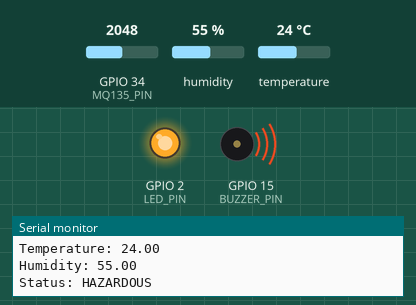
A sketch run on a simulated ESP32. Parts: output pins drawn as LEDs (lit = HIGH), buzzer (waves = sounding), the last lines printed to the serial monitor. Inputs (shaded band) come from the test bench; at power-on: GPIO 34 (MQ135_PIN) = 2048, humidity 55 %, temperature 24 °C.

Above: at 5.8 s.
5.9 s: GPIO 34 (MQ135_PIN) set to 221
16.5 s: GPIO 34 (MQ135_PIN) set to 184
At 21.4 s:
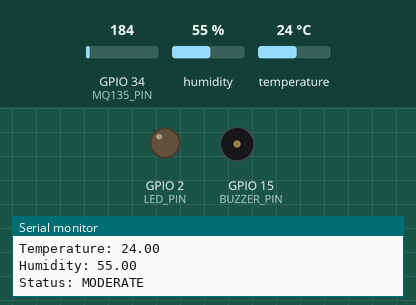
22.5 s: GPIO 34 (MQ135_PIN) set to 390
At 25.5 s:
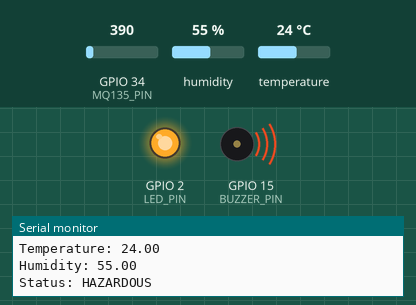
28.5 s: GPIO 34 (MQ135_PIN) set to 160
At 30.8 s:
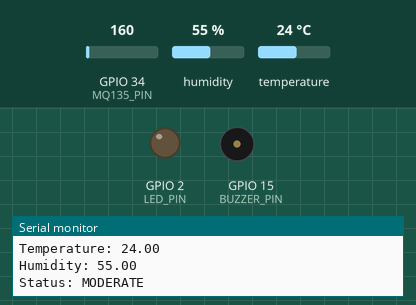
Timing chart, 0 to 32.3 s (numbered marks = the images above; inputs shaded):
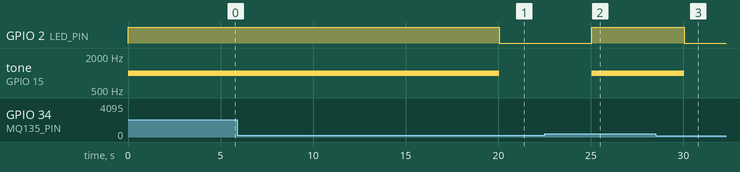

Measured:
- the behaviour switches between 201 and 200 on GPIO 34 (MQ135_PIN) (found by bisection; images 0 and 1)
- after the input at 16.5 s, GPIO 2 (LED_PIN): HIGH → LOW after 3.5 s; tone on GPIO 15 (BUZZER_PIN): 1000 Hz → silent after 3.5 s
- after the input at 22.5 s, GPIO 2 (LED_PIN): LOW → HIGH after 2.5 s; tone on GPIO 15 (BUZZER_PIN): silent → 1000 Hz after 2.5 s
- after the input at 28.5 s, GPIO 2 (LED_PIN): HIGH → LOW after 1.6 s; tone on GPIO 15 (BUZZER_PIN): 1000 Hz → silent after 1.6 s

The sketch:

air_quality_monitor.ino
```cpp
#include <DHT.h>

#define MQ135_PIN 34

#define DHTPIN 4
#define DHTTYPE DHT22

#define LED_PIN 2
#define BUZZER_PIN 15

DHT dht(DHTPIN, DHTTYPE);

String classifyAQI(int value)
{
  if(value <= 100)
      return "GOOD";

  else if(value <= 200)
      return "MODERATE";

  else if(value <= 350)
      return "POOR";

  else
      return "HAZARDOUS";
}

void setup()
{
  Serial.begin(115200);

  dht.begin();

  pinMode(
      LED_PIN,
      OUTPUT
  );

  pinMode(
      BUZZER_PIN,
      OUTPUT
  );
}

void loop()
{
  int airValue =
      analogRead(MQ135_PIN);

  float temperature =
      dht.readTemperature();

  float humidity =
      dht.readHumidity();

  String status =
      classifyAQI(airValue);

  Serial.println(
      "--------------------"
  );

  Serial.print(
      "Air Quality: "
  );

  Serial.println(
      airValue
  );

  Serial.print(
      "Temperature: "
  );

  Serial.println(
      temperature
  );

  Serial.print(
      "Humidity: "
  );

  Serial.println(
      humidity
  );

  Serial.print(
      "Status: "
  );

  Serial.println(
      status
  );

  if(
      status == "POOR" ||
      status == "HAZARDOUS"
  )
  {
      digitalWrite(
          LED_PIN,
          HIGH
      );

      tone(
          BUZZER_PIN,
          1000
      );
  }
  else
  {
      digitalWrite(
          LED_PIN,
          LOW
      );

      noTone(
          BUZZER_PIN
      );
  }

  delay(5000);
}
```
